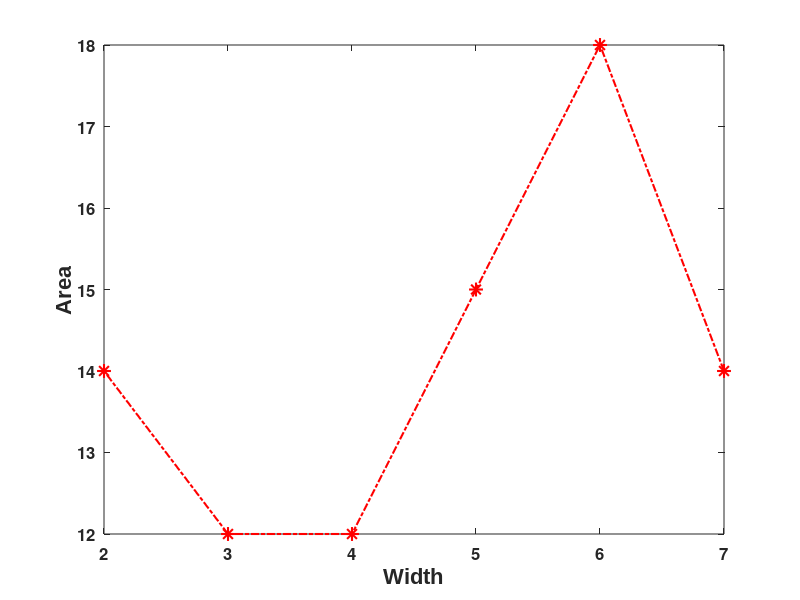

Here is the MATLAB script that generated this plot:
x1 = [7 6 5 4 3 2];
y1 = [14 18 15 12 12 14];

x2 = [8 7 6 5 4 3 2];
y2 = [16 14 18 15 12 12 14];

plot(x1,y1,'-.r*','LineWidth',1.5,'MarkerSize',10);

set(gca,'fontsize',12, 'FontWeight','Bold');
xticks(linspace(0, 8, 9));
yticks(linspace(0, 18, 19));
xlabel('Width','FontName','Arial','FontWeight','Bold','FontSize',16);
ylabel('Area','FontName','Arial','FontWeight','Bold','FontSize',16);